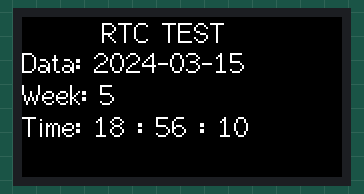
This sketch was run on a simulated ESP32. Parts: 160×80 colour display. The local clock reads 2024-03-15 10:24:30 at power-on unless the sketch sets it.

Above: at 0.2 s.
At 4.3 s:
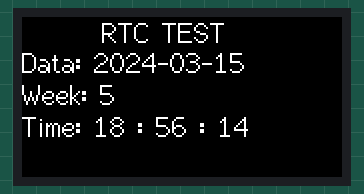
At 9.4 s:
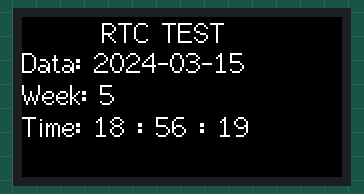
At 19.5 s:
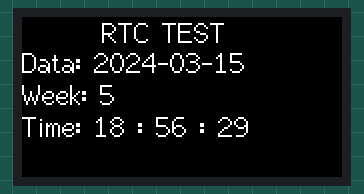
At 29.2 s:
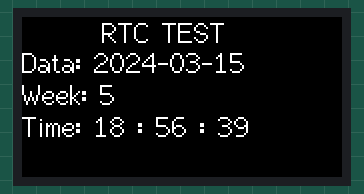
At 38.3 s:
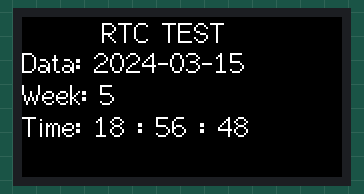

The sketch:

RTC_real_time_clock_StickC.ino
```cpp
/*By Redenche
 * Все привет,я давно не выкладывал пояснения для кодов, потому что болел.
 * Так вот, я гулял по просторам интернета и нашел ко для часов на M5StickC
 * https://www.instructables.com/Making-a-Clock-With-M5stick-C-Using-Arduino-IDE-RT/
 * РАБОТАЕТ ТОЛЬКО НА СТАРОЙ МОДЕЛИ СТИКА!!!!
 *нашел библиотеку для esp32 для часов, ждите скоро илиэто обновлю или создам новый код
 *скоро сделаю код для новой версии
 * в будущем эти часы могут пригодится для ваших проектов. Всех обнял.
 * .
⠄⠄⠄⠸⣿⡛⠷⣦
⢀⣄⠄⠄⠈⠻⣦⡀⢙⣤
⢸⡟⢷⣄⠄⠄⣨⡷⠄⢻⡇
⠘⣷⡀⠙⠷⠾⠋⠄⠄⠺⣧⣀⣴⠶⢶⡄
 ⠈⠻⢶⣤⣤⣤⣄⣀⣀⣼⠟⠁⠄⢠⣿⠶⣦⡀
       ⠈⢩⡿⠋⠙⠛⠷⣦⣴⣟⠁⠄⣸⣧⣤⣄
      ⣰⡟⠁⠄⠄⠄⠄⠄⠉⠛⢷⣾⠋⠄⠄⣿⣤⣄⡀
     ⣼⠏⠄⠄⠄⣠⡶⠶⣶⣤⣤⣾⡃⠄⣠⡾⠋⠄⢙⣷
     ⢿⡄⠄⠄⠄⠉⠁⠄⠈⠻⣿⣌⠻⢿⣿⠄⠄⣠⣾⡇
     ⠈⢿⣆⠄⠄⠄⠄⠄⠄⠄⠈⠻⣷⡀⠻⠷⠾⢿⣼⣧
        ⠙⣷⠄⠄⠄⠄⠄⠄⠄⠄⠈⠻⣧⡀⠄⠄⠙⠛⠛⠛⠷⣦⡀
          ⢿⣄⠄⠄⠄⠄⠄⠄⠄⠄⠈⢻⣦⠄⠄⣠⡶⢷⣄⠈⢿⡄
           ⠹⣧⠄⠄⠄⠄⠄⠄⠄⠄⢸⣿⠄⢼⡋⠄⠄⠙⢷⣼⡇
            ⢹⡇⠄⠄⠄⠄⠄⠄⠄⠄⢻⣆⠈⠻⣦⡀⠄⠄⠙⠃
            ⢸⡇⠄⠄⠄⠄⠄⠄⠄⠄⢸⡟⠻⣶⣬⣿⡆
           ⢠⡾⠿⠿⠿⠿⠿⠿⠿⠿⠿⠿⣧⡀
           ⣿   ЫЫЫ,       ⢸⡇
           ⣿              ⢸⡇
           ⠿  Мы профи    ⠸⠇
 *
 */
 //начало кода

#include <M5StickC.h>
RTC_TimeTypeDef RTC_TimeStruct;//назначаем время на ЧВР временную струкуру
RTC_DateTypeDef RTC_DateStruct;//назначаем дату на ЧВР датную структуру

void setup() {
M5.begin();//подготовка(инициализация стика)
M5.Lcd.setRotation(3);//назначаем поворот экрана на 3
    //0 - 0градусов 1 - 90 градусов
    //2 - 180 градусов 3 - 360 градусов
M5.Lcd.fillScreen(BLACK);//закрашиваем экран в черный цвет

M5.Lcd.setTextSize(1);//размер текста 1
M5.Lcd.setCursor(40, 0, 2);// координаты началы текста
M5.Lcd.println("RTC TEST");//написать "RTC TEST" Перевод тест часов реального времени
//дальше идет назначение времени и даты, ваше время может не совпадать с моим, и при желании вы можете тут исправить все
//тут мы настраиваем точку с которой будет идти наш отсчет. Время и дата.
RTC_TimeTypeDef TimeStruct;//назначаем время на настраиваемую временную структуру - НВС
TimeStruct.Hours = 18;//назначаем часы НВС на 18
TimeStruct.Minutes = 56;//назначаем минуты НВС на 56
TimeStruct.Seconds = 10;//назначам секунды НВС на 10
M5.Rtc.SetTime(&TimeStruct);//назначаем часы стика на НВС
//так же делаем с датой
RTC_DateTypeDef DateStruct;//назначаем дату на настраиваемую датную стрктуру - НДС
DateStruct.WeekDay = 3;//назначаем день недели НДС на 3
//понедельник 1 вторник 2 и т.д.
DateStruct.Month = 2;//назначаем месяц НДС на 2
DateStruct.Date = 12;//назначаем дату(день месяца) НДС на 12
DateStruct.Year = 2025;//назначаем год НДС на 2025
M5.Rtc.SetData(&DateStruct);//назначаем дату стика на НДС
}

void loop() {
M5.Rtc.GetTime(&RTC_TimeStruct);//выдать временую структуру
M5.Rtc.GetData(&RTC_DateStruct);//выдать датную структуру
M5.Lcd.setCursor(0, 15);//задаем координаты текста
//немного информации %04d - это выровнять в 4 позициях ну к примеру у нас есть число 1 и при этой фнкции оно превращается в 0001
//этой функци ей мы выравниваем год
//следоательно %02d это выровнять в 2 позициях число 1 будет 01
//этой функцией мы будем выравнивать все остальное, секунды, минуты, часы и др.
//"\n" - это переход на следущую строку
M5.Lcd.printf("Data: %04d-%02d-%02d\n",RTC_DateStruct.Year, RTC_DateStruct.Month,RTC_DateStruct.Date);//выводим "дата: год - месяц - день" переход на слеущую строку
M5.Lcd.printf("Week: %d\n",RTC_DateStruct.WeekDay);//выводим "неделя: день недели" переход на слеущую строку
M5.Lcd.printf("Time: %02d : %02d : %02d\n",RTC_TimeStruct.Hours, RTC_TimeStruct.Minutes, RTC_TimeStruct.Seconds);//выводим "время: час - минута - секунда" переход на слеущую строку
delay(500);//задержка пол секунды
}//конец кода
```

Measured:
- what the display in image 1 shows lasts 1.1 s, from 4.2 s to 5.3 s
